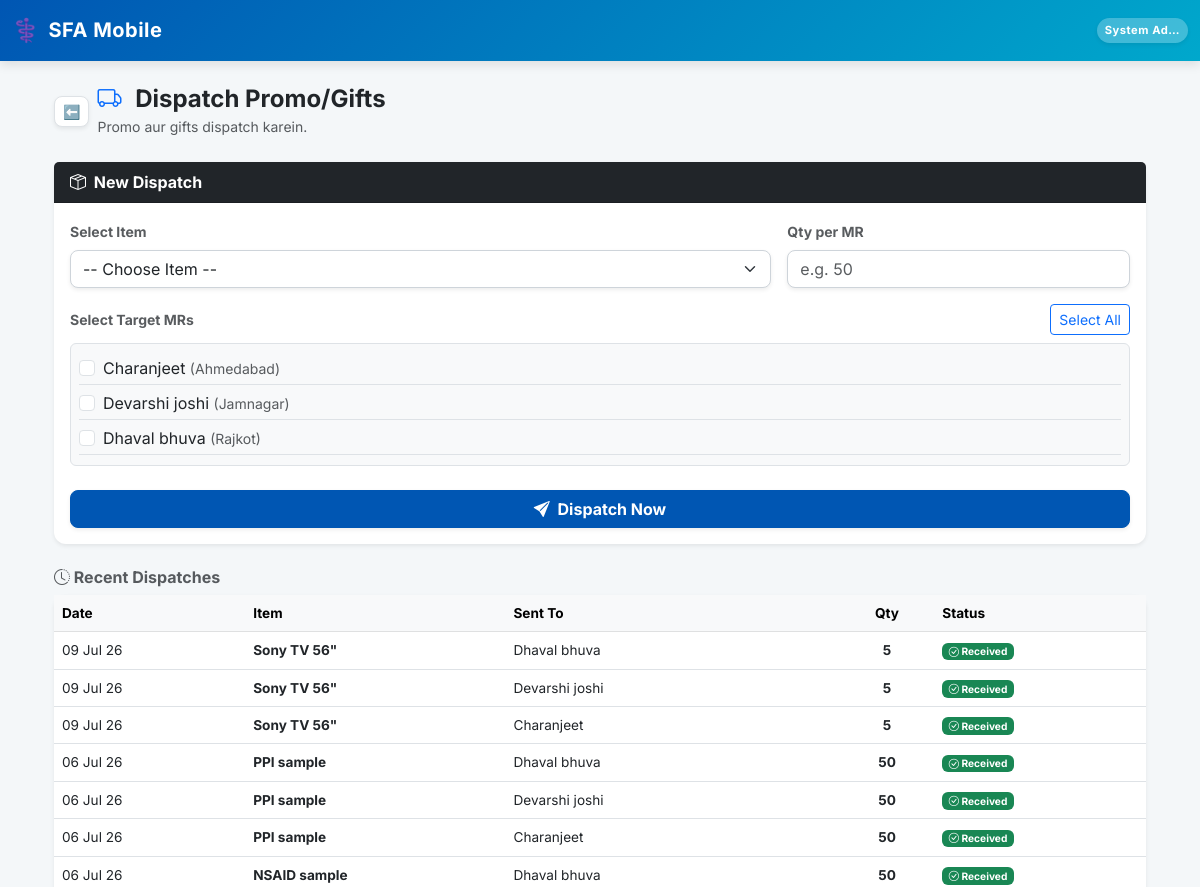
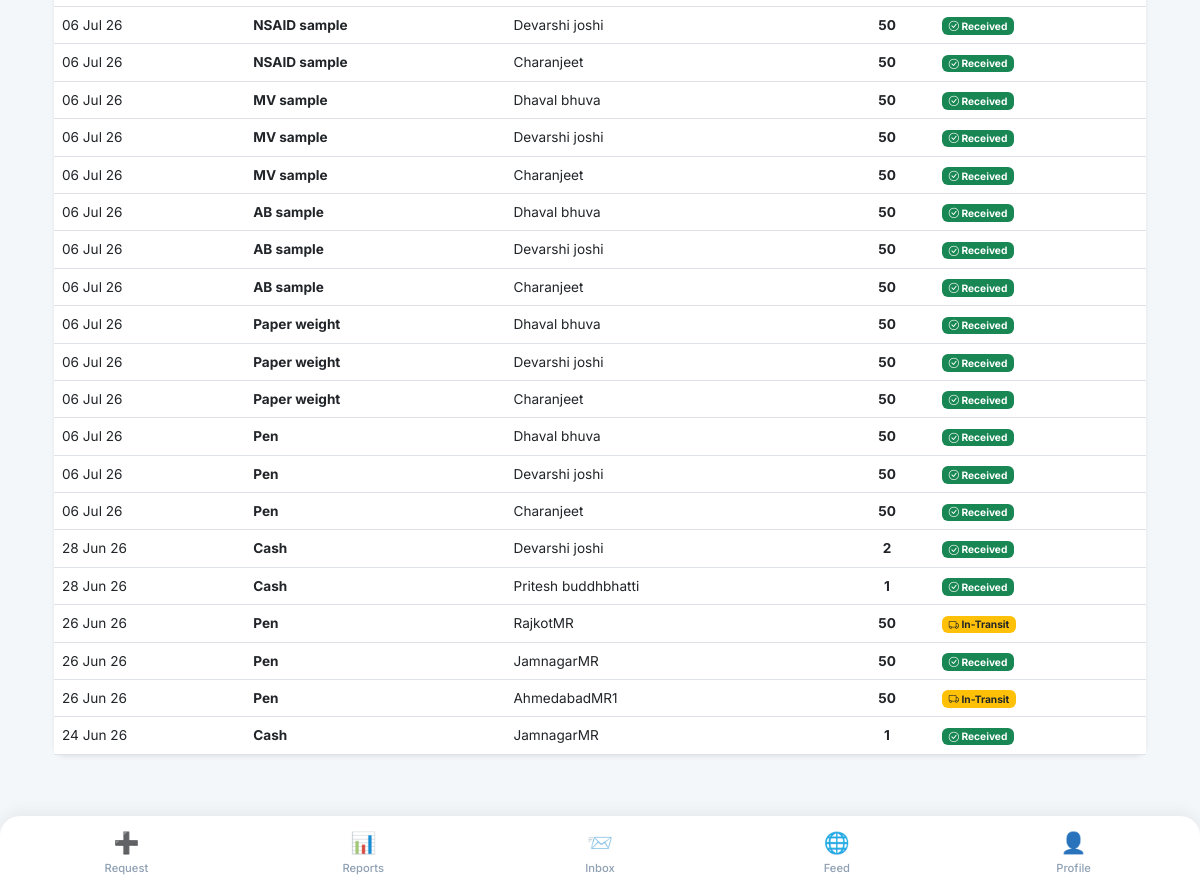
The app's page /promo-dispatch/ (signed in) with its own data (2 pictures, top to bottom).
### SFA/models.py (models this page shows, shortened)
class Employee(models.Model):
    user = models.OneToOneField(User, on_delete=models.CASCADE, null=True, blank=True)
    company = models.ForeignKey(Company, on_delete=models.PROTECT, related_name='employees') # Already Correct
    DESIGNATION_CHOICES = [
        ('MR', 'Medical Representative'),
        ('ABM', 'Area Business Manager'),
        ('RBM', 'Regional Business Manager'),
        ('ZBM', 'Zonal Business Manager'),
        ('NSM', 'National Sales Manager'),
        ('Admin', 'System Administrator'),
    ]
    name = models.CharField(max_length=100)
    employee_code = models.CharField(max_length=50) # 🌟 FIX: unique=True HATA DIYA HAI
    designation = models.CharField(max_length=5, choices=DESIGNATION_CHOICES, default='MR')
    manager = models.ForeignKey('self', on_delete=models.SET_NULL, null=True, blank=True, related_name='subordinates')
    headquarter = models.ForeignKey(Territory, on_delete=models.SET_NULL, null=True, blank=True)
    phone = models.CharField(max_length=15)
    joining_date = models.DateField(default=timezone.now, help_text="Employee ki company join karne ki date. DCR calendar is date se aage hi banega, pehle ka nahi.")
    photo = models.ImageField(upload_to='employee_photos/', blank=True, null=True, help_text="Employee ki profile photo")
    address = models.TextField(blank=True, null=True, help_text="Employee ka home address")
    is_active = models.BooleanField(default=True, help_text="False matlab ye employee company chhod chuka hai ya inactive hai.")
    leaving_date = models.DateField(null=True, blank=True, help_text="Employee ke company chhodne ki tareekh.")
    dob = models.DateField(null=True, blank=True, verbose_name="Date of Birth")
    anniversary = models.DateField(null=True, blank=True, verbose_name="Marriage Anniversary")
    blood_group = models.CharField(max_length=10, blank=True, null=True)
    emergency_contact = models.CharField(max_length=15, blank=True, null=True)
    permanent_address = models.TextField(blank=True, null=True)
    father_name = models.CharField(max_length=100, blank=True, null=True)
    father_dob = models.DateField(null=True, blank=True)
    father_mobile = models.CharField(max_length=15, blank=True, null=True)
    father_occupation = models.CharField(max_length=100, blank=True, null=True)
    mother_name = models.CharField(max_length=100, blank=True, null=True)
    mother_dob = models.DateField(null=True, blank=True)
    mother_mobile = models.CharField(max_length=15, blank=True, null=True)
    mother_occupation = models.CharField(max_length=100, blank=True, null=True)
    spouse_name = models.CharField(max_length=100, blank=True, null=True)
    spouse_dob = models.DateField(null=True, blank=True)
    spouse_mobile = models.CharField(max_length=15, blank=True, null=True)
    spouse_occupation = models.CharField(max_length=100, blank=True, null=True)
    child1_name = models.CharField(max_length=100, blank=True, null=True)
    child1_dob = models.DateField(null=True, blank=True)
    child2_name = models.CharField(max_length=100, blank=True, null=True)
    child2_dob = models.DateField(null=True, blank=True)
    EMPLOYMENT_STATUS_CHOICES = [
        ('active', 'Active'),
        ('resigned', 'Resigned'),
        ('retired', 'Retired'),
        ('transferred', 'Transferred'),
        ('terminated', 'Terminated'),
        ('vacant', 'Vacant (Placeholder)'),   # 🌟 Dummy employee jab tak naya MR na aaye
        ('archived', 'Archived (Old Dummy)'), # 🌟 Dummy jiska kaam ho gaya, naye employee ko sab de diya
    ]
    employment_status = models.CharField(
        max_length=15, choices=EMPLOYMENT_STATUS_CHOICES, default='active',
        help_text="is_active sirf access/login control karta hai; ye field WAJAH/reason batata hai."
    )
    is_placeholder = models.BooleanField(
        default=False,
        help_text="True = ye ek 'Vacant_<HQ>' dummy employee hai, asli insaan nahi. Joint Work me normal employee jaisa hi treat hota hai (use individual hi maana jayega)."
    )
    class Meta:
        unique_together = ('company', 'employee_code')

class Territory(models.Model):
    company = models.ForeignKey(Company, on_delete=models.CASCADE, related_name='territories') # 🌟 CHANGED
    name = models.CharField(max_length=100)
    city = models.CharField(max_length=100)
    class Meta:
        unique_together = ('company', 'name')

class PromoDispatch(models.Model):
    STATUS_CHOICES = (
        ('In-Transit', 'In-Transit'),
        ('Received', 'Received by MR')
    )
    dispatch_date = models.DateField(auto_now_add=True)
    employee = models.ForeignKey(Employee, on_delete=models.CASCADE)
    item = models.ForeignKey(PromoItem, on_delete=models.CASCADE)
    quantity = models.PositiveIntegerField()
    status = models.CharField(max_length=20, choices=STATUS_CHOICES, default='In-Transit')
    received_date = models.DateField(null=True, blank=True)

class PromoItem(models.Model):
    ITEM_TYPES = (
        ('Sample', 'Sample (Medicine)'),
        ('Routine', 'Routine Input (< ₹1000)'),
        ('HighValue', 'High-Value Gift (> ₹1000)')
    )
    company = models.ForeignKey(Company, on_delete=models.CASCADE, related_name='promo_items') # 🌟 CHANGED
    name = models.CharField(max_length=100) # Item ka naam (e.g., "Nsaid Catch Cover" ya "Company Pen")
    item_type = models.CharField(max_length=20, choices=ITEM_TYPES)
    linked_product = models.ForeignKey('Product', on_delete=models.SET_NULL, null=True, blank=True, help_text="Sirf Sample ke liye product select karein")
    price = models.DecimalField(max_digits=10, decimal_places=2, default=0.00)
    is_active = models.BooleanField(default=True)

### SFA/views/masters.py (the view, shortened to what this page needs)
# urls.py: path('promo-dispatch/', promo_dispatch_view, name='promo_dispatch'),
@employee_required
def promo_dispatch_view(request, employee):
    if employee.designation not in ['Admin', 'System Administrator']:
        messages.error(request, "🚫 Access Denied.")
        return redirect('view_hub')
    items = PromoItem.objects.filter(company=employee.company, is_active=True).order_by('name')
    mrs = Employee.objects.filter(company=employee.company, designation='MR', is_active=True).order_by('name')
    recent_dispatches = PromoDispatch.objects.filter(employee__company=employee.company).order_by('-dispatch_date', '-id')[:50]
    return render(request, 'promo_dispatch.html', {
        'items': items,
        'mrs': mrs,
        'recent_dispatches': recent_dispatches
    })

### SFA/context_processors.py (called while the page is built)
def notification_counts(request):
    if request.user.is_authenticated and hasattr(request.user, 'employee'):
        employee = request.user.employee
        cache_key = f'nav_counts_{employee.id}'
        counts = cache.get(cache_key)
        if counts is None:
            counts = {
                'unread_notif_count': SystemNotification.objects.filter(employee=employee, is_read=False).count(),
                'unread_msg_count': InternalMessage.objects.filter(receiver=employee, is_read=False).count(),
            }
            cache.set(cache_key, counts, 60) # 60 seconds cache timeout
        return counts
    return {
        'unread_notif_count': 0,
        'unread_msg_count': 0,
    }

### SFA/templates/promo_dispatch.html (shortened to what this page needs)
{% extends 'base.html' %}
{% block content %}
<div class="container mt-4 mb-5">
    <div class="d-flex align-items-center gap-2 mb-4">
        <a href="{% url 'request_hub' %}" class="btn btn-light shadow-sm btn-sm px-2 py-1 rounded-3 border bg-white text-secondary">⬅️</a>
        <div>
            <h4 class="fw-bold text-dark mb-0"><i class="bi bi-truck text-primary me-2"></i> Dispatch Promo/Gifts</h4>
            <small class="text-muted small">Promo aur gifts dispatch karein.</small>
        </div>
    </div>
    <div class="card shadow-sm border-0 mb-4 bg-white">
        <div class="card-header bg-dark text-white fw-bold">
            <i class="bi bi-box-seam me-1"></i> New Dispatch
        </div>
        <div class="card-body">
            <form method="POST">
                <div class="row g-3">
                    <div class="col-md-8">
                        <label class="form-label fw-bold text-muted small">Select Item</label>
                        <select name="item_id" class="form-select shadow-sm" required>
                            <option value="">-- Choose Item --</option>
                        </select>
                    </div>
                    <div class="col-md-4">
                        <label class="form-label fw-bold text-muted small">Qty per MR</label>
                        <input type="number" name="quantity" class="form-control shadow-sm" min="1" required placeholder="e.g. 50">
                    </div>
                    <div class="col-12 mt-3">
                        <div class="d-flex justify-content-between align-items-center mb-2">
                            <label class="form-label fw-bold text-muted small mb-0">Select Target MRs</label>
                            <button type="button" class="btn btn-sm btn-outline-primary" id="selectAllBtn">Select All</button>
                        </div>
                        <div class="border rounded p-2 bg-light" style="max-height: 200px; overflow-y: auto;">
                            {% for mr in mrs %}
                            <div class="form-check border-bottom py-1">
                                <input class="form-check-input mr-checkbox" type="checkbox" name="employee_ids" value="{{ mr.id }}" id="mr_{{ mr.id }}">
                                <label class="form-check-label" for="mr_{{ mr.id }}">
                                    {{ mr.name }} <small class="text-muted">({{ mr.headquarter.name }})</small>
                                </label>
                            </div>
                            {% endfor %}
                        </div>
                    </div>
                </div>
                <button type="submit" class="btn btn-primary w-100 mt-4 fw-bold shadow-sm"><i class="bi bi-send-fill me-1"></i> Dispatch Now</button>
            </form>
        </div>
    </div>
    <h6 class="fw-bold text-muted mb-2"><i class="bi bi-clock-history"></i> Recent Dispatches</h6>
    <div class="card shadow-sm border-0">
        <div class="table-responsive">
            <table class="table table-hover align-middle mb-0" style="font-size: 0.85rem;">
                <thead class="table-light text-muted">
                    <tr>
                        <th>Date</th>
                        <th>Item</th>
                        <th>Sent To</th>
                        <th class="text-center">Qty</th>
                        <th>Status</th>
                    </tr>
                </thead>
                <tbody>
                    {% for dispatch in recent_dispatches %}
                    <tr>
                        <td>{{ dispatch.dispatch_date|date:"d M y" }}</td>
                        <td class="fw-bold text-dark">{{ dispatch.item.name }}</td>
                        <td>{{ dispatch.employee.name }}</td>
                        <td class="text-center fw-bold">{{ dispatch.quantity }}</td>
                        <td>
                            {% if dispatch.status == 'In-Transit' %}
                                <span class="badge bg-warning text-dark"><i class="bi bi-truck"></i> In-Transit</span>
                            {% else %}
                                <span class="badge bg-success"><i class="bi bi-check-circle"></i> Received</span>
                            {% endif %}
                        </td>
                    </tr>
                    {% empty %}
                    <tr><td colspan="5" class="text-center text-muted p-3">No dispatches yet.</td></tr>
                    {% endfor %}
                </tbody>
            </table>
        </div>
    </div>
</div>
{% endblock %}

### SFA/templates/base.html (shortened to what this page needs)
<!DOCTYPE html>
<html lang="en">
<head>
    <link href="https://cdn.jsdelivr.net/npm/bootstrap@5.3.0/dist/css/bootstrap.min.css" rel="stylesheet">
    <link href="https://cdn.jsdelivr.net/npm/bootstrap-icons@1.11.0/font/bootstrap-icons.css" rel="stylesheet">
</head>
<body>
    <nav class="navbar navbar-dark navbar-custom sticky-top">
        <div class="container-fluid py-1">
            <span class="navbar-brand mb-0 h1 d-flex align-items-center gap-2">
                <span style="font-size: 1.4rem;">⚕️</span> SFA Mobile
            </span>
            <div class="d-flex align-items-center gap-3">
                <span class="text-white fw-bold bg-white bg-opacity-25 px-2 py-1 rounded-pill shadow-sm" style="font-size: 0.70rem; letter-spacing: 0.5px;">
                    {{ request.user.employee.name|default:"Guest"|truncatechars:10 }}
                </span>
            </div>
        </div>
    </nav>
    <div class="container mt-4 mb-4">
        {% block content %}
        {% endblock %}
    </div>
    <div class="fixed-bottom bottom-nav d-flex justify-content-between align-items-center">
        <a href="{% url 'request_hub' %}" class="nav-item {% if request.resolver_match.url_name == 'request_hub' %}active{% endif %}">
            <span class="nav-icon">➕</span>Request
        </a>
        <a href="{% url 'view_hub' %}" class="nav-item {% if request.resolver_match.url_name == 'view_hub' or request.resolver_match.url_name == 'dcr_report' %}active{% endif %}">
            <span class="nav-icon">📊</span>Reports
        </a>
        <a href="{% url 'web_inbox' %}" class="nav-item {% if request.resolver_match.url_name == 'web_inbox' or request.resolver_match.url_name == 'web_compose' %}active{% endif %}">
            <span class="nav-icon position-relative">
                📨
            </span>Inbox
        </a>
<a href="{% url 'community_feed' %}" class="nav-item {% if request.resolver_match.url_name == 'community_feed' %}active{% endif %}">
    <span class="nav-icon">🌐</span>Feed
</a>
        <a href="{% url 'profile' %}" class="nav-item {% if request.resolver_match.url_name == 'profile' %}active{% endif %}">
            <span class="nav-icon">👤</span>Profile
        </a>
    </div>
</body>
</html>

### SFA/templates/base.html (style rules this page uses)
:root { --pharma-primary: #0056b3; --pharma-secondary: #00a8cc; --bg-light: #f4f7f9; }
body { font-family: 'Inter', sans-serif; background-color: var(--bg-light); padding-bottom: 85px; }
.navbar-custom { background: linear-gradient(135deg, var(--pharma-primary), var(--pharma-secondary)); box-shadow: 0 4px 10px rgba(0,0,0,0.1); }
.navbar-brand { font-weight: 700; letter-spacing: 0.5px; }
.card { border: none !important; border-radius: 12px; box-shadow: 0 4px 12px rgba(0, 0, 0, 0.05); }
.form-control, .form-select { border-radius: 8px; border: 1px solid #ced4da; }
.btn-primary { background-color: var(--pharma-primary); border-color: var(--pharma-primary); border-radius: 8px; font-weight: 600; }
.bottom-nav { background-color: #ffffff; border-top-left-radius: 20px; border-top-right-radius: 20px; box-shadow: 0 -4px 15px rgba(0,0,0,0.06); padding: 5px 8px; }
.nav-item { text-align: center; flex: 1; padding: 6px 0; color: #8fa0b3; font-size: 0.70rem; font-weight: 500; text-decoration: none; border-radius: 12px; transition: all 0.3s ease; }
.nav-icon { font-size: 1.3rem; display: block; margin-bottom: 2px; filter: grayscale(20%); }

### records on screen
Employee: name "Charanjeet", headquarter.name "Ahmedabad"
Employee: name "Devarshi joshi", headquarter.name "Jamnagar"
Employee: name "Dhaval bhuva", headquarter.name "Rajkot"
PromoDispatch: dispatch_date "09 Jul 26", item.name "Sony TV 56\"", employee.name "Dhaval bhuva", quantity "5", status "Received" (drawn)
PromoDispatch: dispatch_date "09 Jul 26", item.name "Sony TV 56\"", employee.name "Devarshi joshi", quantity "5", status "Received" (drawn)
PromoDispatch: dispatch_date "09 Jul 26", item.name "Sony TV 56\"", employee.name "Charanjeet", quantity "5", status "Received" (drawn)
PromoDispatch: dispatch_date "06 Jul 26", item.name "PPI sample", employee.name "Dhaval bhuva", quantity "50", status "Received" (drawn)
PromoDispatch: dispatch_date "06 Jul 26", item.name "PPI sample", employee.name "Devarshi joshi", quantity "50", status "Received" (drawn)
PromoDispatch: dispatch_date "06 Jul 26", item.name "PPI sample", employee.name "Charanjeet", quantity "50", status "Received" (drawn)
PromoDispatch: dispatch_date "06 Jul 26", item.name "NSAID sample", employee.name "Dhaval bhuva", quantity "50", status "Received" (drawn)
PromoDispatch: dispatch_date "06 Jul 26", item.name "NSAID sample", employee.name "Devarshi joshi", quantity "50", status "Received" (drawn)
PromoDispatch: dispatch_date "06 Jul 26", item.name "NSAID sample", employee.name "Charanjeet", quantity "50", status "Received" (drawn)
PromoDispatch: dispatch_date "06 Jul 26", item.name "MV sample", employee.name "Dhaval bhuva", quantity "50", status "Received" (drawn)
PromoDispatch: dispatch_date "06 Jul 26", item.name "MV sample", employee.name "Devarshi joshi", quantity "50", status "Received" (drawn)
PromoDispatch: dispatch_date "06 Jul 26", item.name "MV sample", employee.name "Charanjeet", quantity "50", status "Received" (drawn)
PromoDispatch: dispatch_date "06 Jul 26", item.name "AB sample", employee.name "Dhaval bhuva", quantity "50", status "Received" (drawn)
PromoDispatch: dispatch_date "06 Jul 26", item.name "AB sample", employee.name "Devarshi joshi", quantity "50", status "Received" (drawn)
PromoDispatch: dispatch_date "06 Jul 26", item.name "AB sample", employee.name "Charanjeet", quantity "50", status "Received" (drawn)
PromoDispatch: dispatch_date "06 Jul 26", item.name "Paper weight", employee.name "Dhaval bhuva", quantity "50", status "Received" (drawn)
PromoDispatch: dispatch_date "06 Jul 26", item.name "Paper weight", employee.name "Devarshi joshi", quantity "50", status "Received" (drawn)
PromoDispatch: dispatch_date "06 Jul 26", item.name "Paper weight", employee.name "Charanjeet", quantity "50", status "Received" (drawn)
PromoDispatch: dispatch_date "06 Jul 26", item.name "Pen", employee.name "Dhaval bhuva", quantity "50", status "Received" (drawn)
PromoDispatch: dispatch_date "06 Jul 26", item.name "Pen", employee.name "Devarshi joshi", quantity "50", status "Received" (drawn)
PromoDispatch: dispatch_date "06 Jul 26", item.name "Pen", employee.name "Charanjeet", quantity "50", status "Received" (drawn)
PromoDispatch: dispatch_date "28 Jun 26", item.name "Cash", employee.name "Devarshi joshi", quantity "2", status "Received" (drawn)
PromoDispatch: dispatch_date "28 Jun 26", item.name "Cash", employee.name "Pritesh buddhbhatti", quantity "1", status "Received" (drawn)
PromoDispatch: dispatch_date "26 Jun 26", item.name "Pen", employee.name "RajkotMR", quantity "50", status "In-Transit" (drawn)
PromoDispatch: dispatch_date "26 Jun 26", item.name "Pen", employee.name "JamnagarMR", quantity "50", status "Received" (drawn)
PromoDispatch: dispatch_date "26 Jun 26", item.name "Pen", employee.name "AhmedabadMR1", quantity "50", status "In-Transit" (drawn)
PromoDispatch: dispatch_date "24 Jun 26", item.name "Cash", employee.name "JamnagarMR", quantity "1", status "Received" (drawn)

### other values on screen
{{ request.user.employee.name|default:"Guest"|truncatechars:10 }} "System Ad…"
